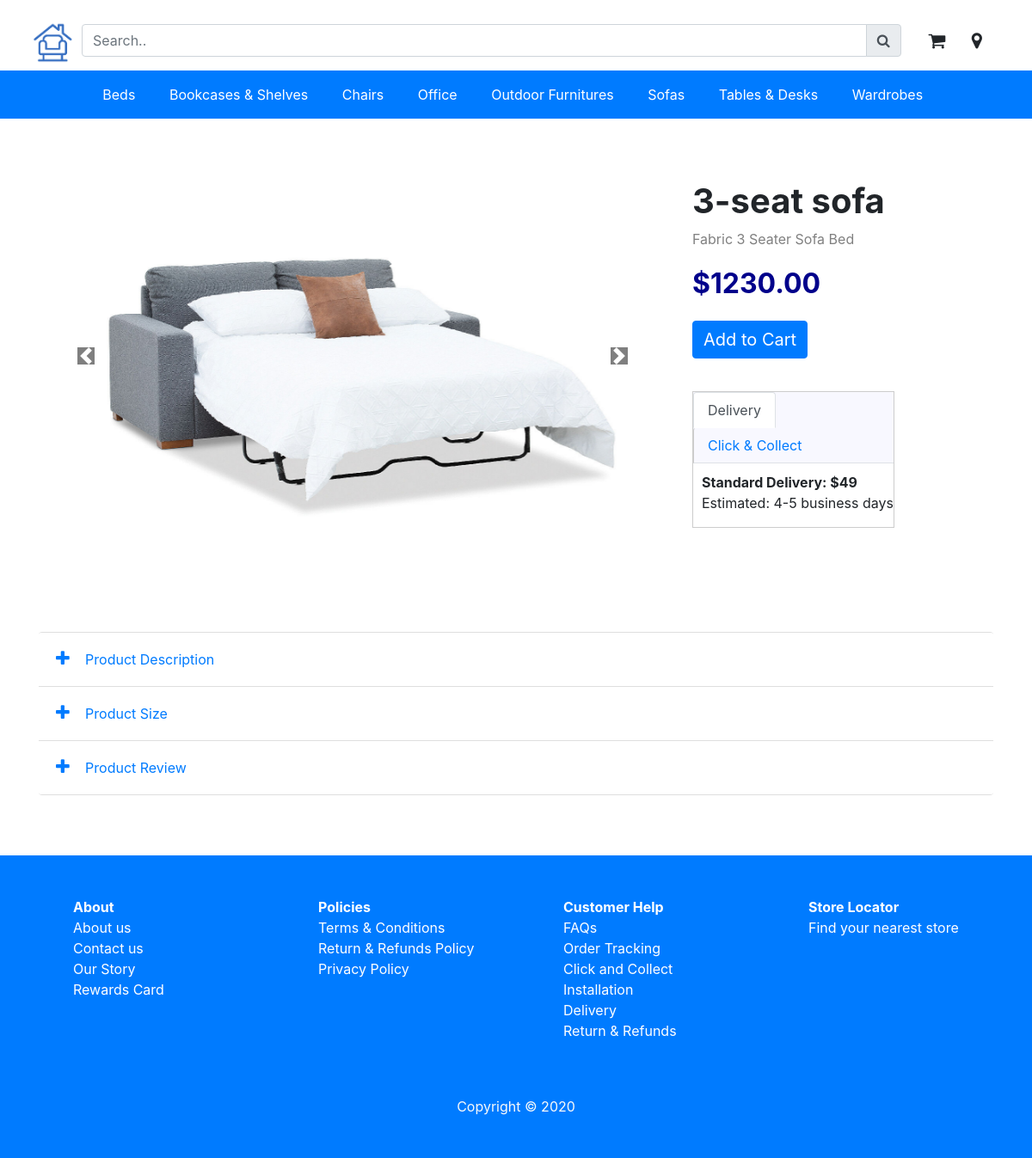
/product/1/, run on the app's committed database.
### furnitures/models.py (models this page shows, shortened)
class Category(db.Model):
    __tablename__ = 'categories'
    id = db.Column(db.Integer, primary_key=True)
    name = db.Column(db.String(64), unique=True)
    description = db.Column(db.String(500), nullable=False)
    image = db.Column(db.String(60), nullable=False)
    products = db.relationship('Product', backref='Category', cascade="all, delete-orphan")

class Product(db.Model):
    __tablename__='products'
    id = db.Column(db.Integer, primary_key=True)
    name = db.Column(db.String(64),nullable=False)
    short_description = db.Column(db.String(128), nullable=False)
    description = db.Column(db.String(500), nullable=False)
    image = db.Column(db.String(60), nullable=False)
    price = db.Column(db.Float, nullable=False)
    size = db.Column(db.String(128), nullable=False)
    category_id = db.Column(db.Integer, db.ForeignKey('categories.id'), nullable=False)

### furnitures/views.py (the view)
@bp.route('/product/<int:productid>/')
def product(productid):
    product = Product.query.get(productid)
    categories = Category.query.order_by(Category.name).all()
    return render_template('product-detail.html', categories = categories, product = product)

### furnitures/templates/product-detail.html (shortened to what this page needs)
{% extends 'base.html' %}
{% block main %}
<section>
    <div class="container mt-4">
        <div class="row">
            <div class="col-md-8 product-image">
                <div id="carouselIndicators" class="carousel slide" data-ride="carousel">
                    <ol class="carousel-indicators">
                        <li data-target="#carouselIndicators" data-slide-to="0" class="active"></li>
                        <li data-target="#carouselIndicators" data-slide-to="1"></li>
                        <li data-target="#carouselIndicators" data-slide-to="2"></li>
                    </ol>
                    <div class="carousel-inner">
                        <div class="carousel-item active">
                            <img src="{{url_for('static', filename='images/'+ product.image)}}" class="d-block w-100" alt="">
                        </div>
                    </div>
                    <a class="carousel-control-prev" href="#carouselIndicators" role="button" data-slide="prev">
                        <span class="carousel-control-prev-icon" aria-hidden="true"></span>
                    </a>
                    <a class="carousel-control-next" href="#carouselIndicators" role="button" data-slide="next">
                        <span class="carousel-control-next-icon" aria-hidden="true"></span>
                    </a>
                    </div>
            </div>
            <div class="col-md-4 mt-5 product-details">
                <h1 class="product-name">{{ product.name }}</h1>
                <p class="product-des">{{ product.short_description }}</p>
                <span class="product-price">{{ "$%.2f"|format(product.price) }}</span>
                <div class="add-cart-section">
                    <form action="{{ url_for('main.cart') }}">
                        <input class="add-btn btn btn-primary" type="submit" value="Add to Cart">
                    </form>
                </div>
                <div class="delivery-options">
                    <div>
                        <ul class="nav nav-tabs">
                            <li class="nav-item">
                                <span class="nav-link active tab-item" href="#">Delivery     </span>
                            </li>
                            <li class="nav-item">
                                <a class="nav-link tab-item" href="#">Click & Collect</a>
                            </li>
                        </ul>
                    </div>
                    <div class="description">
                        <strong> Standard Delivery: $49 </strong>
                        <p>Estimated: 4-5 business days</p>
                    </div>
                </div>
            </div>
        </div>
        <div class="product-info">
            <div class="accordion" id="accordion">
                <div class="card">
                    <div class="expandable-header card-header" id="productDes">
                    <h5 class="mb-0">
                        <i class="fa fa-plus" aria-hidden="true"></i>
                        <button class="btn btn-link" type="button" data-toggle="collapse" data-target="#collapseDes" aria-expanded="true" aria-controls="collapseOne">
                        Product Description
                        </button>
                    </h5>
                    </div>
                </div>
                <div class="card">
                    <div class="expandable-header card-header" id="productSize">
                    <h5 class="mb-0">
                        <i class="fa fa-plus" aria-hidden="true"></i>
                        <button class="btn btn-link" type="button" data-toggle="collapse" data-target="#collapseSize" aria-expanded="true" aria-controls="collapseOne">
                        Product Size
                        </button>
                    </h5>
                    </div>
                </div>
                <div class="card">
                    <div class="expandable-header card-header" id="productReview">
                    <h5 class="mb-0">
                        <i class="fa fa-plus" aria-hidden="true"></i>
                        <button class="btn btn-link" type="button" data-toggle="collapse" data-target="#collapseReview" aria-expanded="true" aria-controls="collapseOne">
                        Product Review
                        </button>
                    </h5>
                    </div>
                </div>
            </div>
        </div>
    </div>
</section>
{% endblock %}

### furnitures/templates/base.html (shortened to what this page needs)
<!DOCTYPE html>
<html lang="en">
<head>
    <link rel="stylesheet" href="https://stackpath.bootstrapcdn.com/bootstrap/4.4.1/css/bootstrap.min.css"
>
    <link rel="stylesheet" href="https://cdnjs.cloudflare.com/ajax/libs/font-awesome/4.7.0/css/font-awesome.min.css">
    <link rel="stylesheet" type="text/css" href="{{url_for('static', filename='css/style.css')}}">
    <link rel="stylesheet" type="text/css" href="{{url_for('static', filename='css/product.css')}}">
    <link rel="stylesheet" type="text/css" href="{{url_for('static', filename='css/checkout.css')}}">
</head>
<body>
    <div class="full-header-container">
        <header>
            <div class="container header-container mt-3 py-2">
                <div class="logo">
                    <a href="/"><img src="{{url_for('static', filename='images/logo.png')}}" alt="Furniture"></a>
                </div>
                <div class="search-form" >
                    <form class="my-1" action="{{url_for('main.search')}}">
                        <div class="input-group mb-3">
                            <input type="search" class="form-control" placeholder="Search.." aria-label="Search" name="search">
                            <div class="input-group-append">
                                <button class="btn input-group-text" type="submit"><i class="fa fa-search"></i></button>
                            </div>
                        </div>
                    </form>
                </div>
                <div class="header-btn-group">
                    <a href="{{ url_for('main.cart') }}" class="btn"><i class="fa fa-shopping-cart fa-lg"></i></a>
                    <button class="btn">
                        <i class="fa fa-map-marker fa-lg" aria-hidden="true"></i>
                    </button>
                </div>
            </div>
        </header>
        <nav class="navbar navbar-expand-lg navbar-dark flex-column flex-md-row bg-primary">
            <div class="collapse navbar-collapse customized-navbar" id="navbarToggler">
                <ul class="nav nav-pills nav-fill customized-nav">
                    {% for category in categories%}
                    <li class="nav-item">
                        <a href="{{ url_for('main.category', categoryid=category.id) }}" class="nav-link" href="#">{{category.name}}<span class="sr-only">(current)</span></a>
                    </li>
                    {% endfor %}
                </ul>
            </div>
        </nav>
    </div>
    <div class="container-fluid">
        <main role="main">
            {% block main %}
            {% endblock %}
        </main>
    </div>
    <footer class="footer-collapse bg-primary py-5">
        <div class="container">
            <div class="row">
                <div class="col-md-3 col-sm-6">
                    <ul class="menu-footer col-f-w">
                        <li class="font-weight-bold">
                            <a href="#">About</a>
                        </li>
                        <li>
                            <a href="#">About us</a>
                        </li>
                        <li>
                            <a href="#">Contact us</a>
                        </li>
                        <li>
                            <a href="#">Our Story</a>
                        </li>
                        <li>
                            <a href="#">Rewards Card</a>
                        </li>
                    </ul>
                </div>
                <div class="col-md-3 col-sm-6">
                    <ul class="menu-footer col-f-w">
                        <li class="font-weight-bold">
                            <a href="#">Policies</a>
                        </li>
                        <li>
                            <a href="#">Terms & Conditions</a>
                        </li>
                        <li>
                            <a href="#">Return & Refunds Policy</a>
                        </li>
                        <li>
                            <a href="#">Privacy Policy</a>
                        </li>
                    </ul>
                </div>
                <div class="col-md-3 col-sm-6">
                    <ul class="menu-footer col-f-w">
                        <li class="font-weight-bold">
                            <a href="#">Customer Help</a>
                        </li>
                        <li>
                            <a href="#">FAQs</a>
                        </li>
                        <li>
                            <a href="#">Order Tracking</a>
                        </li>
                        <li>
                            <a href="#">Click and Collect</a>
                        </li>
                        <li>
                            <a href="#">Installation</a>
                        </li>
                        <li>
                            <a href="#">Delivery</a>
                        </li>
                        <li>
                            <a href="#">Return & Refunds</a>
                        </li>
                    </ul>
                </div>
                <div class="col-md-3 col-sm-6">
                        <ul class="menu-footer col-f-w">
                            <li class="font-weight-bold">
                                <a href="#">Store Locator</a>
                            </li>
                            <li>
                                <a href="#">Find your nearest store</a>
                            </li>
                        </ul>
                    </div>
            </div>
            <div class="text-light text-center mt-5">Copyright &copy; 2020</div>
        </div>
    </footer>
</body>
</html>

### furnitures/static/css/style.css (style rules this page uses)
.full-header-container { background-color: #fff; position: sticky; z-index: 1030; top:0; right: 0; left: 0; }
.header-container { display: flex; }
.search-form { flex: 1; height: 40px; }
.logo { margin-left: -0.2cm; margin-right: 0.2cm; }
.logo img { height: 50px; width: auto; max-width: 100%; }
.header-btn-group { margin-left: 0.5cm; margin-top: 0.1cm; }
.customized-navbar { justify-content: center; }
.customized-nav .nav-item { margin-right: 0.2cm; }
.customized-nav >li >a { color: #fff; }
.menu-footer { list-style: none; }
.menu-footer > li >a { color:#fff; }

### furnitures/static/css/product.css (style rules this page uses)
.carousel-control-next-icon, .carousel-control-prev-icon { background-color: black; }
.product-name { font-weight: bold; }
.product-des { color: grey; }
.product-price { color: #00008B; font-size: 32px; font-weight: bold; }
.add-cart-section { margin-top: 0.5cm; margin-bottom: 0.2cm; }
.add-btn { font-size: 20px; line-height: 30px; }
.delivery-options { width: 235px; margin-top: 1.0cm; border: 1px solid #ccc; }
.delivery-options .description { margin: 10px 0 0 10px; }
.delivery-options .nav-tabs { background-color: #F8F8FF; }
.delivery-options .tab-item { color: #007bff; border-left: 1px solid #ccc; }
.product-info { margin: 70px 0; }
.card { border-left: none; border-right: none; }
.expandable-header { background-color: #ffffff; }
.fa-plus { color: #007bff; }

### data on the page
Category: name "Beds"
Category: name "Bookcases & Shelves"
Category: name "Chairs"
Category: name "Office"
Category: name "Outdoor Furnitures"
Category: name "Sofas"
Category: name "Tables & Desks"
Category: name "Wardrobes"
Product: image (picture), name "3-seat sofa", short_description "Fabric 3 Seater Sofa Bed", price "$1230.00"
